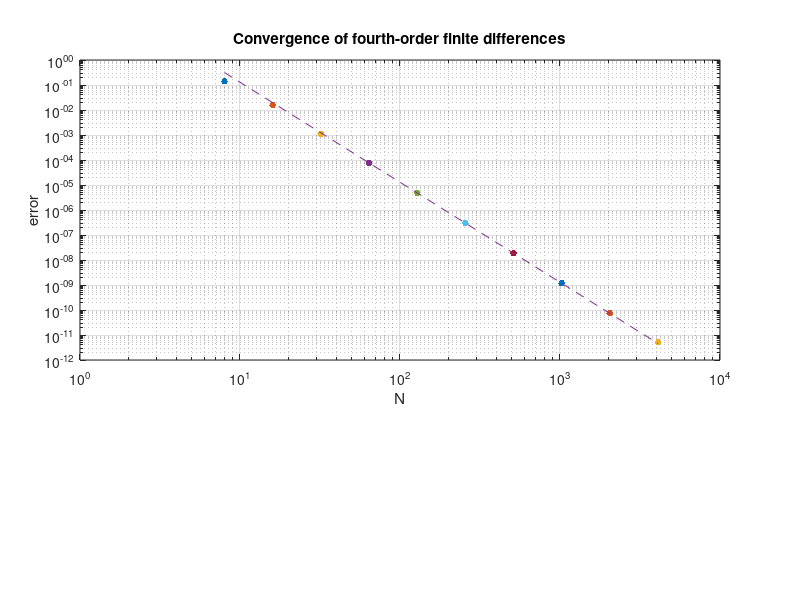

Recreate this plot in MATLAB.
clear
close all
clc
% p1.m - convergence of fourth-order finite differences

% For various N, set up grid in [-pi,pi] and function u(x):
  Nvec = 2.^(3:12);
  Mvec = zeros(length(Nvec),1);
  counter = 1;
  clf, subplot('position',[.1 .4 .8 .5])
  for N = Nvec
    h = 2*pi/N; x = -pi + (1:N)'*h;
    u = exp(sin(x)); uprime = cos(x).*u;

    % Construct sparse fourth-order differentiation matrix:
    e = ones(N,1);
    D =   sparse(1:N,[2:N 1],2*e/3,N,N)...
        - sparse(1:N,[3:N 1 2],e/12,N,N);
    D = (D-D')/h;

    % Plot max(abs(D*u-uprime)):
    error = norm(D*u-uprime,inf);
    Mvec(counter)=(1/30).*h^4.*24.811;
    counter=counter+1;
    loglog(N,error,'.','markersize',15), hold on
  end
  grid on, xlabel N, ylabel error
  title('Convergence of fourth-order finite differences')
  semilogy(Nvec,Mvec,'--') 
  
